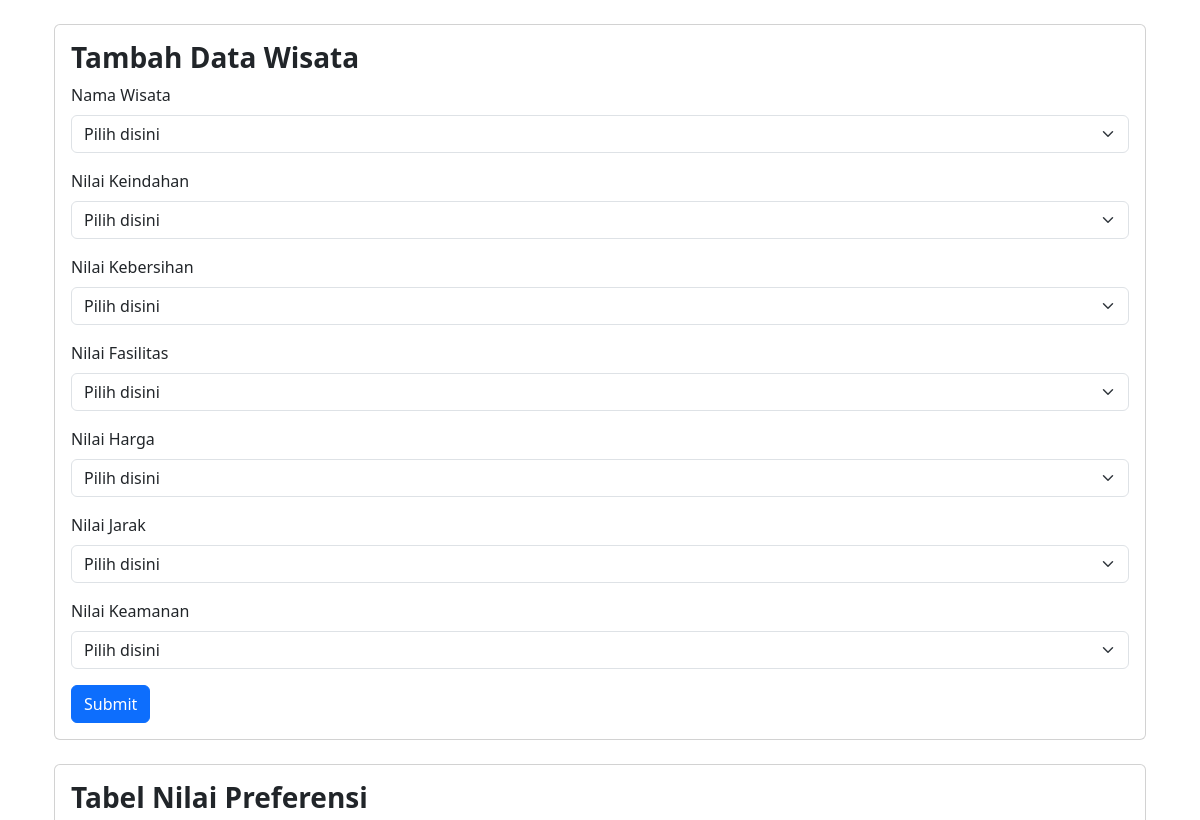
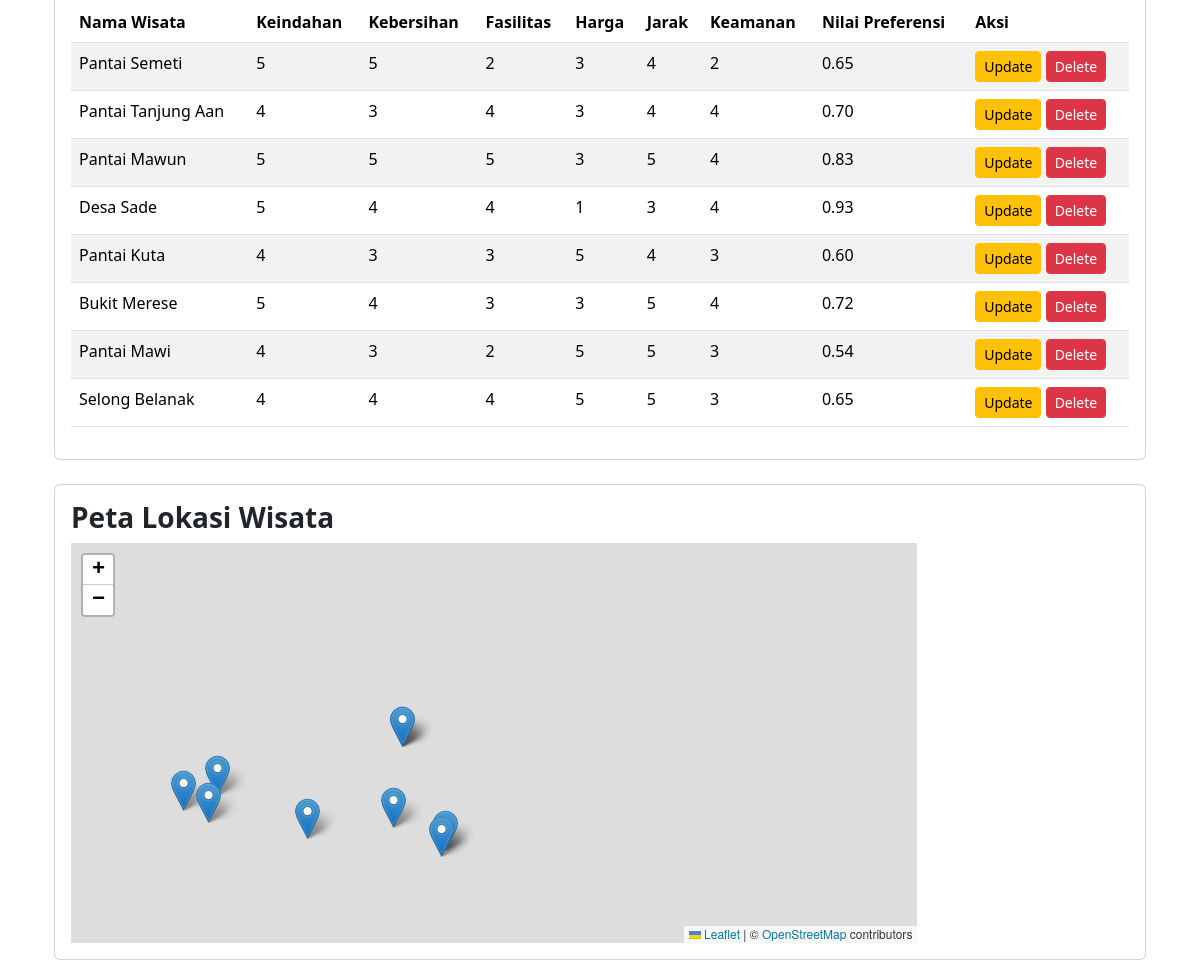
Page /sawrevisi.php on the committed database (2 pictures, top to bottom).
### tables this page shows
CREATE TABLE `kriteria` (
  `id` int(11) NOT NULL,
  `nama_wisata` varchar(255) NOT NULL,
  `keindahan` int(11) NOT NULL,
  `kebersihan` int(11) NOT NULL,
  `fasilitas` int(11) NOT NULL,
  `harga` int(11) NOT NULL,
  `jarak` int(11) NOT NULL,
  `keamanan` int(11) NOT NULL
);

### sawrevisi.php (the view, shortened to what this page needs)
<?php
include 'db.php';
$sql = "SELECT * FROM kriteria";
$result = $conn->query($sql);
$dataWisata = [];
if ($result->num_rows > 0) {
    while ($row = $result->fetch_assoc()) {
        $dataWisata[] = $row;
    }
}
$sql = "SELECT * FROM bobot_kriteria";
$result = $conn->query($sql);
$bobot = [];
if ($result->num_rows > 0) {
    while ($row = $result->fetch_assoc()) {
        $bobot = [
            'keindahan' => $row['keindahan'],
            'kebersihan' => $row['kebersihan'],
            'fasilitas' => $row['fasilitas'],
            'harga' => $row['harga'],
            'jarak' => $row['jarak'],
            'keamanan' => $row['keamanan']
        ];
    }
}
function hitungNilaiR($dataWisata, $bobot)
{
    $R = [];
    foreach ($dataWisata as $wisata) {
        $R1 = $wisata['keindahan'] / max(array_column($dataWisata, 'keindahan'));
        $R2 = $wisata['kebersihan'] / max(array_column($dataWisata, 'kebersihan'));
        $R3 = $wisata['fasilitas'] / max(array_column($dataWisata, 'fasilitas'));
        $R4 = min(array_column($dataWisata, 'harga')) / $wisata['harga'];
        $R5 = min(array_column($dataWisata, 'jarak')) / $wisata['jarak'];
        $R6 = $wisata['keamanan'] / max(array_column($dataWisata, 'keamanan'));
        $total = number_format($R1 * $bobot['keindahan'] + $R2 * $bobot['kebersihan'] + $R3 * $bobot['fasilitas'] + $R4 * $bobot['harga'] + $R5 * $bobot['jarak'] + $R6 * $bobot['keamanan'], 2);
        $R[] = ["nama" => $wisata["nama_wisata"], "nilai" => $total];
    }
    usort($R, function ($a, $b) {
        return $b["nilai"] <=> $a["nilai"];
    });
    return $R;
}
$R = hitungNilaiR($dataWisata, $bobot);
$nilai_akhir = [];
foreach ($R as $index => $row) {
    $nilai_akhir[$row['nama']] = $row['nilai'];
}
?>
<!DOCTYPE html>
<html lang="en">
<head>
    <link rel="stylesheet" href="https://unpkg.com/leaflet/dist/leaflet.css" />
    <link href="https://cdn.jsdelivr.net/npm/bootstrap@5.3.3/dist/css/bootstrap.min.css" rel="stylesheet" />
    <link href="https://cdnjs.cloudflare.com/ajax/libs/font-awesome/5.15.3/css/all.min.css" rel="stylesheet" />
</head>
<body>
    <div class="content">
        <div class="container">
            <div class="container mt-4">
                <div class="card">
                    <div class="card-body">
                        <h3><b>Tambah Data Wisata</b></h3>
                        <form method="POST" action="">
                            <div class="mb-3">
                                <label for="namaWisata" class="form-label">Nama Wisata</label>
                                <select class="form-select" name="nama_wisata" required>
                                    <option selected>Pilih disini</option>
                                </select>
                            </div>
                            <div class="mb-3">
                                <label for="keindahanwisata" class="form-label">Nilai Keindahan</label>
                                <select class="form-select" name="keindahan" required>
                                    <option selected>Pilih disini</option>
                                </select>
                            </div>
                            <div class="mb-3">
                                <label for="kebersihanwisata" class="form-label">Nilai Kebersihan</label>
                                <select class="form-select" name="kebersihan" required>
                                    <option selected>Pilih disini</option>
                                </select>
                            </div>
                            <div class="mb-3">
                                <label for="fasilitaswisata" class="form-label">Nilai Fasilitas</label>
                                <select class="form-select" name="fasilitas" required>
                                    <option selected>Pilih disini</option>
                                </select>
                            </div>
                            <div class="mb-3">
                                <label for="hargawisata" class="form-label">Nilai Harga</label>
                                <select class="form-select" name="harga" required>
                                    <option selected>Pilih disini</option>
                                </select>
                            </div>
                            <div class="mb-3">
                                <label for="jarakwisata" class="form-label">Nilai Jarak</label>
                                <select class="form-select" name="jarak" required>
                                    <option selected>Pilih disini</option>
                                </select>
                            </div>
                            <div class="mb-3">
                                <label for="keamananwisata" class="form-label">Nilai Keamanan</label>
                                <select class="form-select" name="keamanan" required>
                                    <option selected>Pilih disini</option>
                                </select>
                            </div>
                            <button type="submit" class="btn btn-primary">Submit</button>
                        </form>
                    </div>
                </div>
                <div class="card mt-4">
                    <div class="card-body">
                        <h3><b>Tabel Nilai Preferensi</b></h3>
                        <div class="table-responsive">
                            <table class="table table-striped">
                                <thead>
                                    <tr>
                                        <th>Nama Wisata</th>
                                        <th>Keindahan</th>
                                        <th>Kebersihan</th>
                                        <th>Fasilitas</th>
                                        <th>Harga</th>
                                        <th>Jarak</th>
                                        <th>Keamanan</th>
                                        <th>Nilai Preferensi</th>
                                        <th>Aksi</th>
                                    </tr>
                                </thead>
                                <tbody>
                                    <?php foreach ($dataWisata as $wisata) { ?>
                                        <tr>
                                            <td><?php echo $wisata['nama_wisata']; ?></td>
                                            <td><?php echo $wisata['keindahan']; ?></td>
                                            <td><?php echo $wisata['kebersihan']; ?></td>
                                            <td><?php echo $wisata['fasilitas']; ?></td>
                                            <td><?php echo $wisata['harga']; ?></td>
                                            <td><?php echo $wisata['jarak']; ?></td>
                                            <td><?php echo $wisata['keamanan']; ?></td>
                                            <td><?php echo $nilai_akhir[$wisata['nama_wisata']]; ?></td>
                                            <td>
                                                <a href="edit.php?id=<?php echo $wisata['id']; ?>" class="btn btn-warning btn-sm">Update</a>
                                                <a href="delete.php?id=<?php echo $wisata['id']; ?>" class="btn btn-danger btn-sm">Delete</a>
                                            </td>
                                        </tr>
                                    <?php } ?>
                                </tbody>
                            </table>
                        </div>
                    </div>
                </div>
                <div class="card mt-4">
                    <div class="card-body">
                        <h3><b>Peta Lokasi Wisata</b></h3>
                        <div id="map"></div>
                    </div>
                </div>
            </div>
        </div>
    </div>
</body>
</html>

### sawrevisi.php (style rules this page uses)
#map { width: 80%; height: 400px; }

### rows in the picture
kriteria: nama_wisata "Pantai Semeti", keindahan "5", kebersihan "5", fasilitas "2", harga "3", jarak "4", keamanan "2", nama_wisata "0.65"
kriteria: nama_wisata "Pantai Tanjung Aan", keindahan "4", kebersihan "3", fasilitas "4", harga "3", jarak "4", keamanan "4", nama_wisata "0.70"
kriteria: nama_wisata "Pantai Mawun", keindahan "5", kebersihan "5", fasilitas "5", harga "3", jarak "5", keamanan "4", nama_wisata "0.83"
kriteria: nama_wisata "Desa Sade", keindahan "5", kebersihan "4", fasilitas "4", harga "1", jarak "3", keamanan "4", nama_wisata "0.93"
kriteria: nama_wisata "Pantai Kuta", keindahan "4", kebersihan "3", fasilitas "3", harga "5", jarak "4", keamanan "3", nama_wisata "0.60"
kriteria: nama_wisata "Bukit Merese", keindahan "5", kebersihan "4", fasilitas "3", harga "3", jarak "5", keamanan "4", nama_wisata "0.72"
kriteria: nama_wisata "Pantai Mawi", keindahan "4", kebersihan "3", fasilitas "2", harga "5", jarak "5", keamanan "3", nama_wisata "0.54"
kriteria: nama_wisata "Selong Belanak", keindahan "4", kebersihan "4", fasilitas "4", harga "5", jarak "5", keamanan "3", nama_wisata "0.65"
